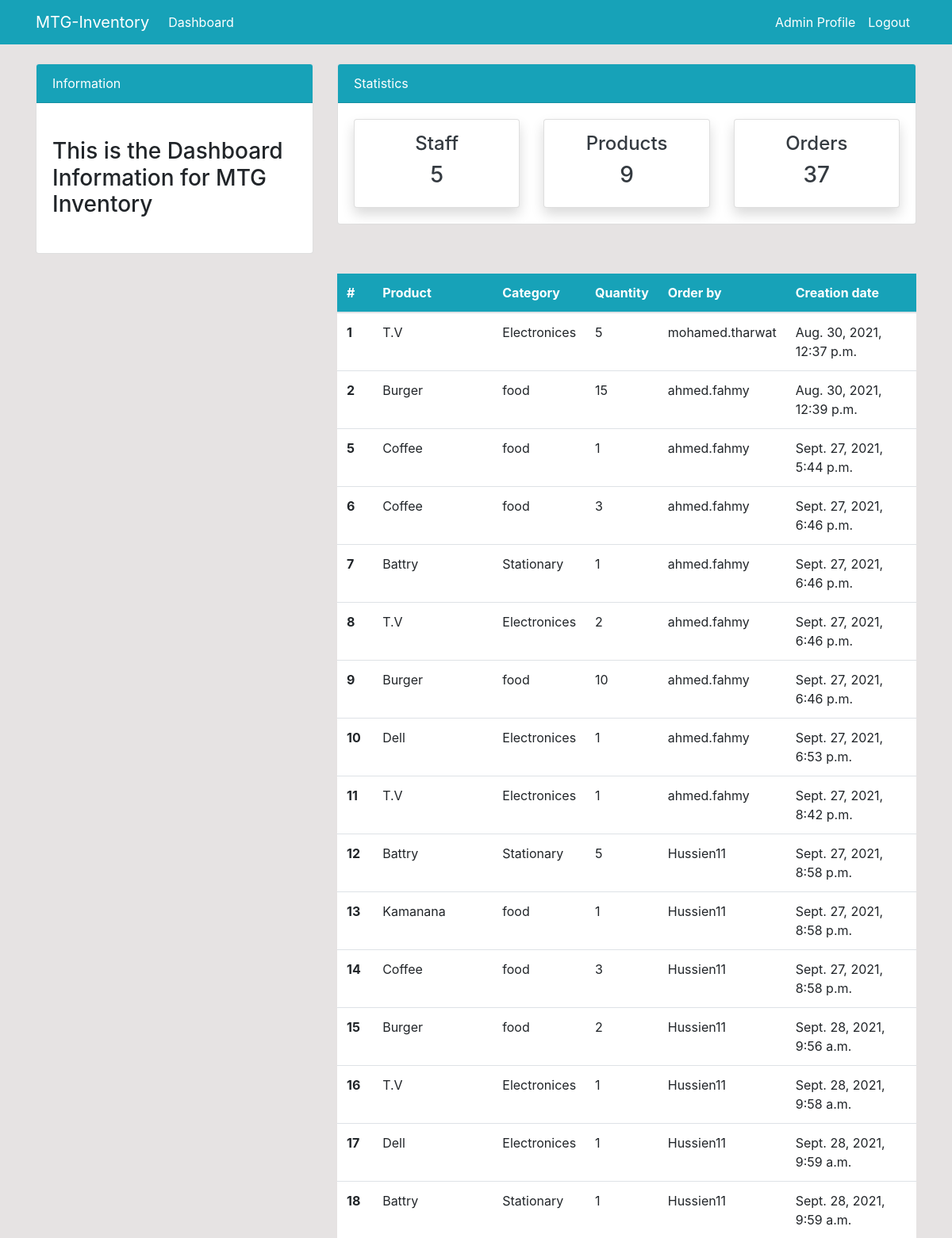
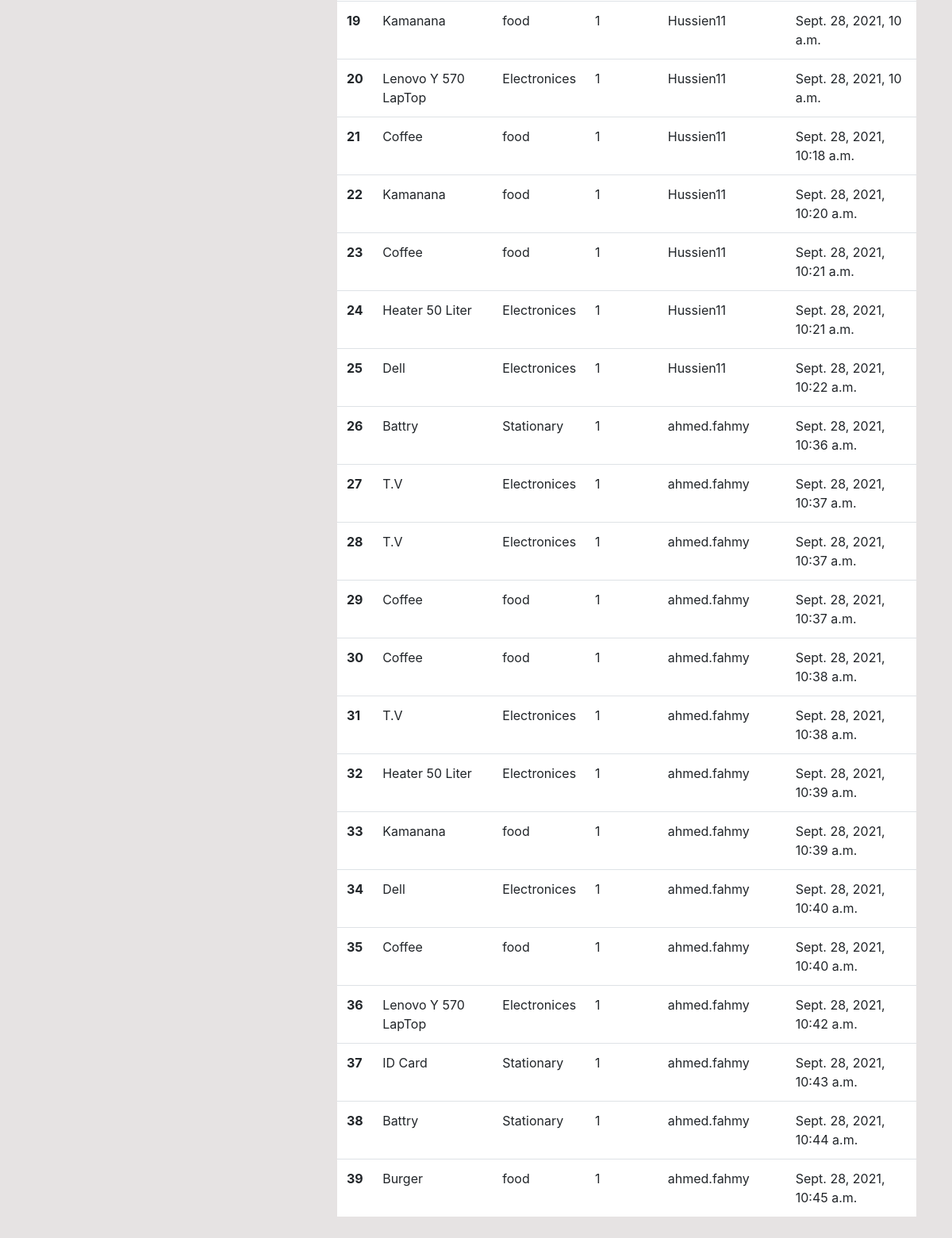
The page /dashboard/order/ (signed in) on the database as committed earlier (2 pictures, top to bottom).
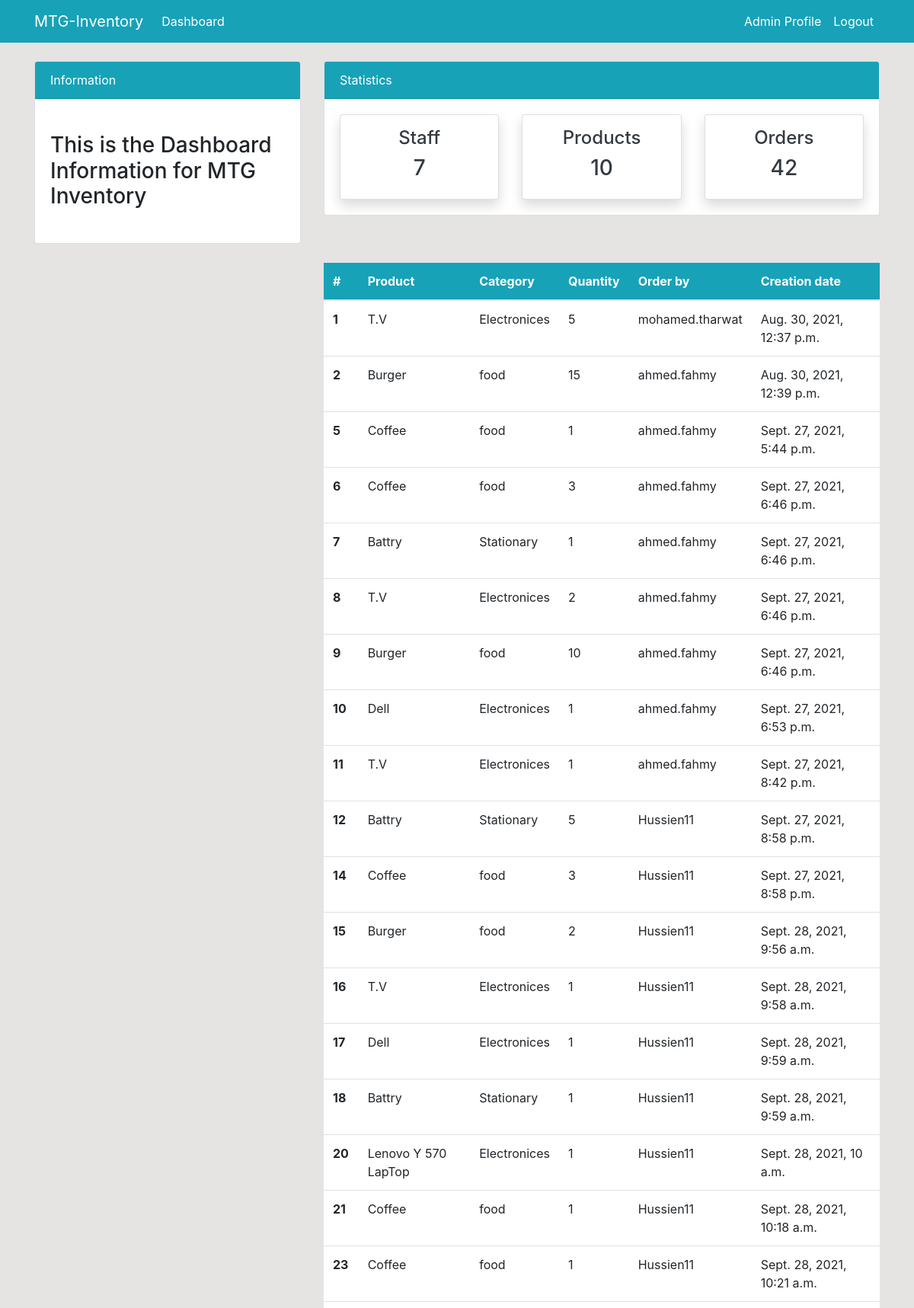
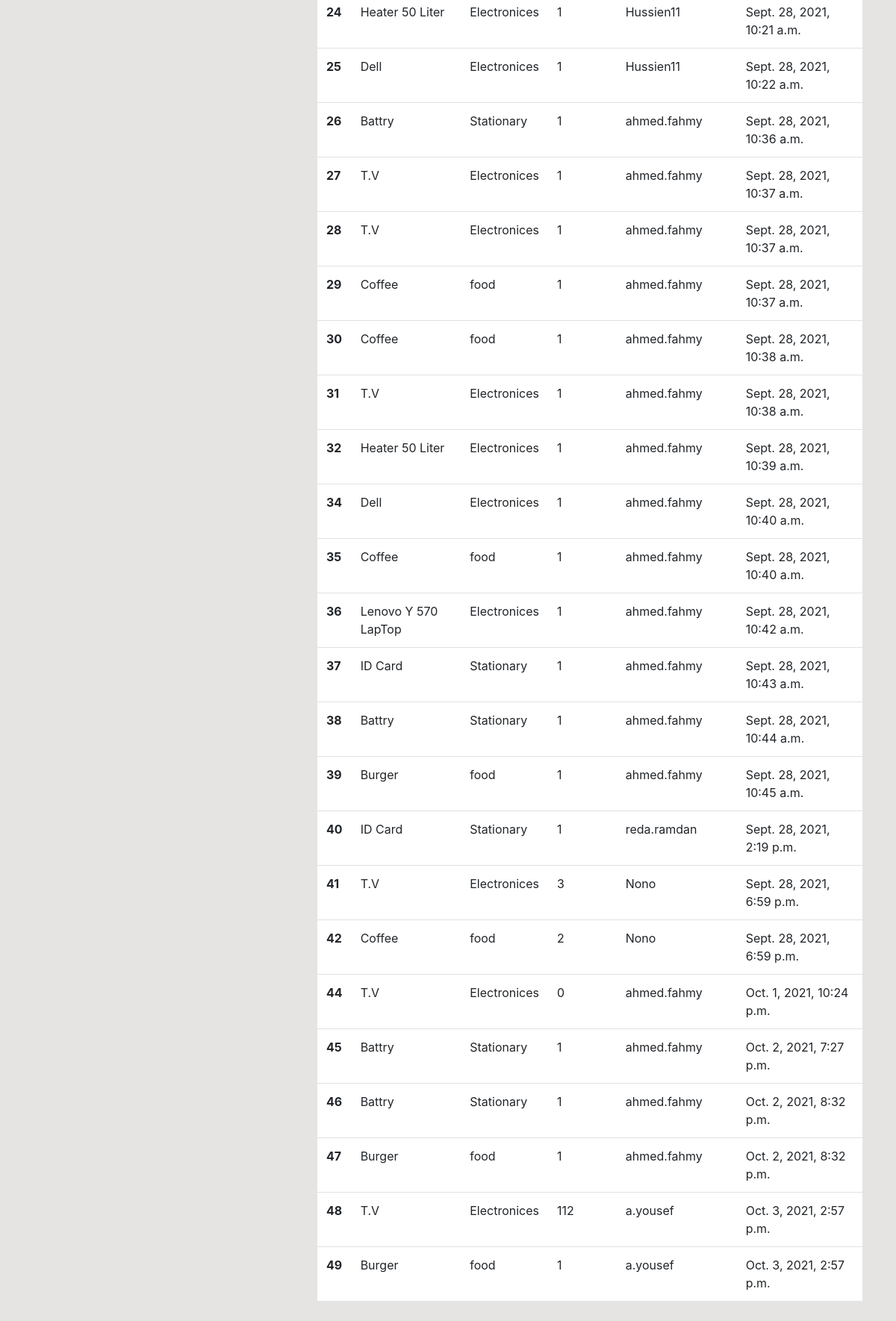
The same page on the database as committed later (2 pictures, top to bottom).
### homepage/models.py (models this page shows, shortened)
class Order(models.Model):
    product = models.ForeignKey(Product, on_delete=models.CASCADE, null=True)
    staff = models.ForeignKey(User, models.CASCADE, default=True)
    order_quantity = models.PositiveIntegerField(default=1)
    date = models.DateTimeField(auto_now_add=True)
    class Meta:
        verbose_name_plural='Order ---'

class Product (models.Model):
    name = models.CharField(max_length=200, null=True)
    category = models.CharField(max_length=20, choices=CATEGORY, null=True)
    quantity = models.PositiveIntegerField(null=True)
    class Meta:
        verbose_name_plural = 'Product ***'

### homepage/views.py (the view)
# urls.py: path('order/',views.orders,name='dashboard_orders'),
@login_required
def orders(request):
    allOrders=Order.objects.all()
    staffsCounts=User.objects.count()
    productsCounts=Product.objects.count()
    ordersCounts=Order.objects.count()
    context={
        'allOrders':allOrders,
        'staffsCounts':staffsCounts,
        'productsCounts':productsCounts,
        'ordersCounts':ordersCounts,
    }
    return render(request, 'dashboard/orders.html', context)

### templates/dashboard/orders.html (shortened to what this page needs)
{% extends 'partials/base.html'%}
{% block content %}
{% include 'partials/topnav.html' %}
    <div class="container">
        <div class="row my-4">
            <div class="col-md-4">
            </div>
            <div class="col-md-8">
                <table class="table bg-white">
                    <thead class="bg-info">
                        <tr class="text-white">
                            <th scope="col">#</th>
                            <th scope="col">Product</th>
                            <th scope="col">Category</th>
                            <th scope="col">Quantity</th>
                            <th scope="col">Order by</th>
                            <th scope="col">Creation date</th>
                        </tr>
                    </thead>
                    <tbody>
                        {% for allOrder in allOrders %}
                        <tr>
                            <th scope="row">{{allOrder.id}}</th>
                            <td>{{allOrder.product.name}}</td>
                            <td>{{allOrder.product.category}}</td>
                            <td>{{allOrder.order_quantity}}</td>
                            <td>{{allOrder.staff.username}}</td>
                            <td>{{allOrder.date}}</td>
                        </tr>
                        {% endfor %}
                    </tbody>
                </table>
            </div>
        </div>
    </div>
{% endblock %}

### templates/partials/base.html (shortened to what this page needs)
{% load static %}
<!doctype html>
<html lang="en">
  <head>
    <link rel="stylesheet" href="https://cdn.jsdelivr.net/npm/bootstrap@4.6.0/dist/css/bootstrap.min.css">
    <link rel="stylesheet" href="{% static 'style.css' %}">
  </head>
  <body>
    {% include 'partials/nav.html' %}
    {% block content %}{% endblock %}
  </body>
</html>

### templates/partials/nav.html (shortened to what this page needs)
    <nav class="navbar navbar-expand-lg navbar-info bg-info">
        {% if user.is_authenticated %}
        <div class="container">
            <a class="navbar-brand text-white" href="{% url 'dashboard_index' %}">MTG-Inventory</a>
            <div class="collapse navbar-collapse" id="navbarSupportedContent">
                <ul class="navbar-nav mr-auto">
                    <li class="nav-item active">
                        <a class="nav-link text-white" href="{% url 'dashboard_index' %}">Dashboard </a>
                    </li>
                </ul>
                <ul class="navbar-nav ml-auto">
                    <li class="nav-item active">
                        <a class="nav-link text-white" href="{% url 'user_profile' %}">Admin Profile </a>
                    </li>
                    <li class="nav-item">
                        <a class="nav-link text-white" href="{% url 'user_logout' %}">Logout</a>
                    </li>
                </ul>
                {% endif %}
            </div>
        </div>
    </nav>

### templates/partials/topnav.html (shortened to what this page needs)
<div class="container">
    <div class="row mt-4">
        <div class="col-md-4">
            <div class="card">
                <div class="card-header bg-info text-white">
                    Information
                </div>
                <div class="card-body">
                    <marquee behavior="" direction="">
                        <h3 class="my-4">This is the Dashboard Information for MTG Inventory</h3>
                    </marquee>
                </div>
            </div>
        </div>
        <div class="col-md-8">
            <div class="card">
                <div class="card-header bg-info text-white">
                    Statistics
                </div>
                <div class="card-body">
                    <div class="row">
                        <div class="col-md-4">
                            <a class="text-decoration-none text-dark" href="{% url 'dashboard_staff' %}">
                                <div class="card my-card shadow text-center p-3">
                                    <h4>Staff </h4>
                                    <h3>{{staffsCounts}}</h3>
                                </div>
                            </a>
                        </div>
                        <div class="col-md-4">
                            <a class="text-decoration-none text-dark" href="{% url 'dashboard_products' %}">
                                <div class="card my-card shadow text-center p-3">
                                    <h4>Products </h4>
                                    <h3>{{productsCounts}}</h3>
                                </div>
                            </a>
                        </div>
                        <div class="col-md-4">
                            <a class="text-decoration-none text-dark" href="{% url 'dashboard_orders' %}">
                                <div class="card my-card shadow text-center p-3">
                                    <h4>Orders </h4>
                                    <h3>{{ordersCounts}}</h3>
                                </div>
                            </a>
                        </div>
                    </div>
                </div>
            </div>
        </div>
    </div>
</div>

### static/style.css (style rules this page uses)
body { background: rgb(230, 227, 227); }

Rows that differ between the two databases and show on the page:
removed Order: id "13", product.name "Kamanana", product.category "food", order_quantity "1", staff.username "Hussien11", date "Sept. 27, 2021, 8:58 p.m."
removed Order: id "19", product.name "Kamanana", product.category "food", order_quantity "1", staff.username "Hussien11", date "Sept. 28, 2021, 10 a.m."
removed Order: id "22", product.name "Kamanana", product.category "food", order_quantity "1", staff.username "Hussien11", date "Sept. 28, 2021, 10:20 a.m."
removed Order: id "33", product.name "Kamanana", product.category "food", order_quantity "1", staff.username "ahmed.fahmy", date "Sept. 28, 2021, 10:39 a.m."
added Order: id "40", product.name "ID Card", product.category "Stationary", order_quantity "1", staff.username "reda.ramdan", date "Sept. 28, 2021, 2:19 p.m."
added Order: id "41", product.name "T.V", product.category "Electronices", order_quantity "3", staff.username "Nono", date "Sept. 28, 2021, 6:59 p.m."
added Order: id "42", product.name "Coffee", product.category "food", order_quantity "2", staff.username "Nono", date "Sept. 28, 2021, 6:59 p.m."
added Order: id "44", product.name "T.V", product.category "Electronices", order_quantity "0", staff.username "ahmed.fahmy", date "Oct. 1, 2021, 10:24 p.m."
added Order: id "45", product.name "Battry", product.category "Stationary", order_quantity "1", staff.username "ahmed.fahmy", date "Oct. 2, 2021, 7:27 p.m."
added Order: id "46", product.name "Battry", product.category "Stationary", order_quantity "1", staff.username "ahmed.fahmy", date "Oct. 2, 2021, 8:32 p.m."
added Order: id "47", product.name "Burger", product.category "food", order_quantity "1", staff.username "ahmed.fahmy", date "Oct. 2, 2021, 8:32 p.m."
added Order: id "48", product.name "T.V", product.category "Electronices", order_quantity "112", staff.username "a.yousef", date "Oct. 3, 2021, 2:57 p.m."
added Order: id "49", product.name "Burger", product.category "food", order_quantity "1", staff.username "a.yousef", date "Oct. 3, 2021, 2:57 p.m."
Other text that changed with them:
{{ staffsCounts }}: "5" → "7"
{{ productsCounts }}: "9" → "10"
{{ ordersCounts }}: "37" → "42"
